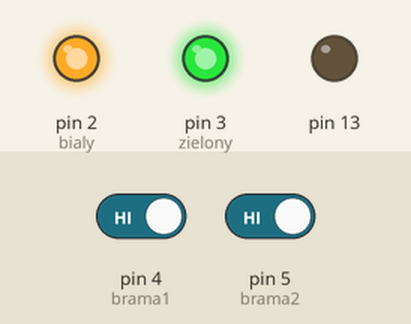
Recording of a sketch running on a simulated Arduino Uno, built with avr-gcc and run on an emulated ATmega328P. Parts: output pins drawn as LEDs (lit = HIGH). The inputs (shaded band) are chosen by the test bench; at power-on: pin 5 (brama2) HIGH, pin 4 (brama1) HIGH.

Above: at 1.2 s.
1.3 s: pin 5 (brama2) driven LOW
At 2.2 s:
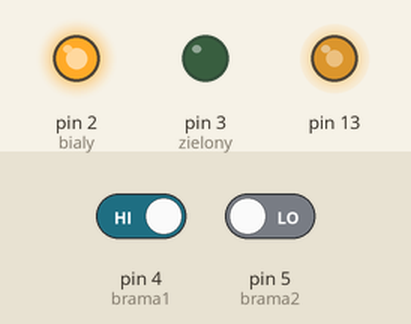
2.8 s: pin 4 (brama1) driven LOW
At 4.0 s:
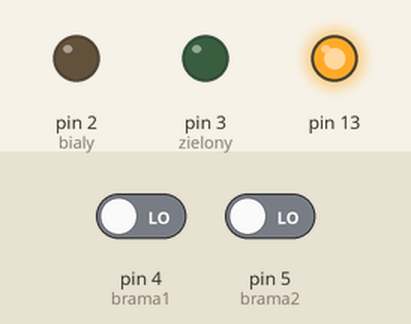
4.3 s: pin 4 (brama1) driven HIGH
At 5.5 s:
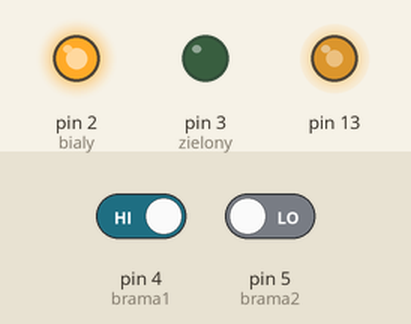
5.8 s: pin 5 (brama2) driven HIGH
At 6.3 s:
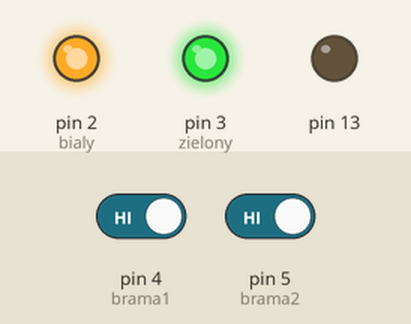
7.3 s: pin 4 (brama1) driven LOW
At 7.9 s:
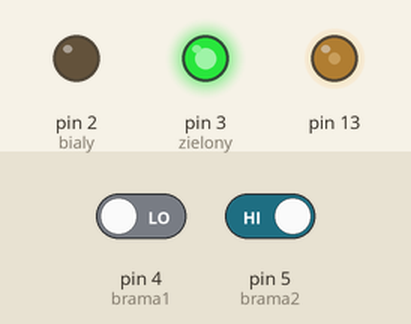
8.8 s: pin 5 (brama2) driven LOW
At 9.8 s:
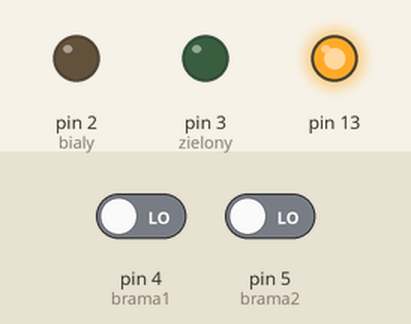
Timing chart, 0 to 11.3 s (numbered marks = the images above; inputs shaded):
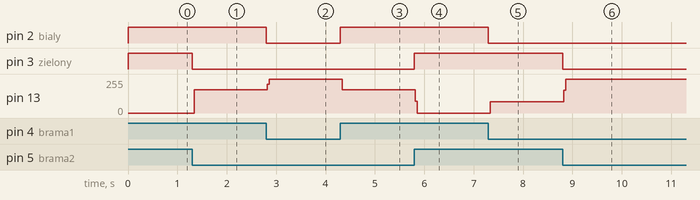

Measured:
- after the input at 1.3 s, pin 3 (zielony): HIGH → LOW at once; pin 13: 0/255 → 174/255 at once
- after the input at 2.8 s, pin 2 (bialy): HIGH → LOW at once; pin 13: 174/255 → 255/255 at once
- after the input at 4.3 s, pin 2 (bialy): LOW → HIGH at once; pin 13: 255/255 → 174/255 at once
- after the input at 5.8 s, pin 3 (zielony): LOW → HIGH at once; pin 13: 174/255 → 0/255 at once
- after the input at 7.3 s, pin 2 (bialy): HIGH → LOW at once; pin 13: 0/255 → 83/255 at once
- after the input at 8.8 s, pin 3 (zielony): HIGH → LOW at once; pin 13: 83/255 → 255/255 at once

The sketch:

arduino.ino
```cpp
const int brama1 = 4;
const int brama2 = 5;
const int bialy = 2;
const int zielony = 3;
int status1 = 0;
int status2 = 0;

void setup() {
pinMode(brama1, INPUT);
pinMode(brama2, INPUT);
pinMode(bialy, OUTPUT);
pinMode(zielony, OUTPUT);
pinMode(13, OUTPUT);
}

void loop() {
  status1 = digitalRead(brama1);
  status2 = digitalRead(brama2);

  if (status1 == LOW) {
    digitalWrite(bialy, LOW);
    digitalWrite(13, HIGH);
  }
  else {
    digitalWrite(bialy, HIGH);
    digitalWrite(13, LOW);
  }

  if (status2 == LOW) {
    digitalWrite(zielony, LOW);
    digitalWrite(13, HIGH);
  }
  else {
    digitalWrite(zielony, HIGH);
    digitalWrite(13, LOW);
  }
}
```
